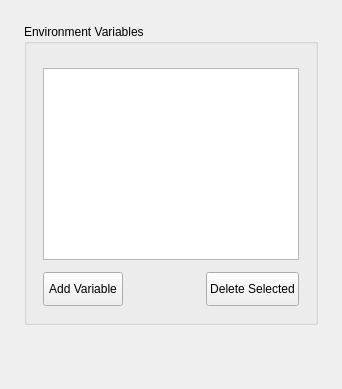
          <widget class="QWidget" name="env_tab">
           <attribute name="title">
            <string>Environment</string>
           </attribute>
           <layout class="QVBoxLayout" name="env_outer_vl">
            <property name="spacing">
             <number>16</number>
            </property>
            <property name="leftMargin">
             <number>24</number>
            </property>
            <property name="topMargin">
             <number>24</number>
            </property>
            <property name="rightMargin">
             <number>24</number>
            </property>
            <property name="bottomMargin">
             <number>24</number>
            </property>
            <item>
             <widget class="QGroupBox" name="env_group">
              <property name="title">
               <string>Environment Variables</string>
              </property>
              <layout class="QVBoxLayout" name="env_inner_vl">
               <property name="spacing">
                <number>12</number>
               </property>
               <property name="leftMargin">
                <number>16</number>
               </property>
               <property name="topMargin">
                <number>24</number>
               </property>
               <property name="rightMargin">
                <number>16</number>
               </property>
               <property name="bottomMargin">
                <number>16</number>
               </property>
               <item>
                <widget class="QListWidget" name="current_env"/>
               </item>
               <item>
                <layout class="QHBoxLayout" name="env_btn_hl">
                 <property name="spacing">
                  <number>8</number>
                 </property>
                 <item>
                  <widget class="QPushButton" name="add_env_button">
                   <property name="minimumSize">
                    <size>
                     <width>0</width>
                     <height>34</height>
                    </size>
                   </property>
                   <property name="text">
                    <string>Add Variable</string>
                   </property>
                  </widget>
                 </item>
                 <item>
                  <spacer name="env_btn_spacer">
                   <property name="orientation">
                    <enum>Qt::Orientation::Horizontal</enum>
                   </property>
                   <property name="sizeHint" stdset="0">
                    <size>
                     <width>40</width>
                     <height>20</height>
                    </size>
                   </property>
                  </spacer>
                 </item>
                 <item>
                  <widget class="QPushButton" name="del_env_button">
                   <property name="minimumSize">
                    <size>
                     <width>0</width>
                     <height>34</height>
                    </size>
                   </property>
                   <property name="text">
                    <string>Delete Selected</string>
                   </property>
                  </widget>
                 </item>
                </layout>
               </item>
              </layout>
             </widget>
            </item>
            <item>
             <spacer name="env_bottom_spacer">
              <property name="orientation">
               <enum>Qt::Orientation::Vertical</enum>
              </property>
              <property name="sizeHint" stdset="0">
               <size>
                <width>20</width>
                <height>40</height>
               </size>
              </property>
             </spacer>
            </item>
           </layout>
          </widget>
